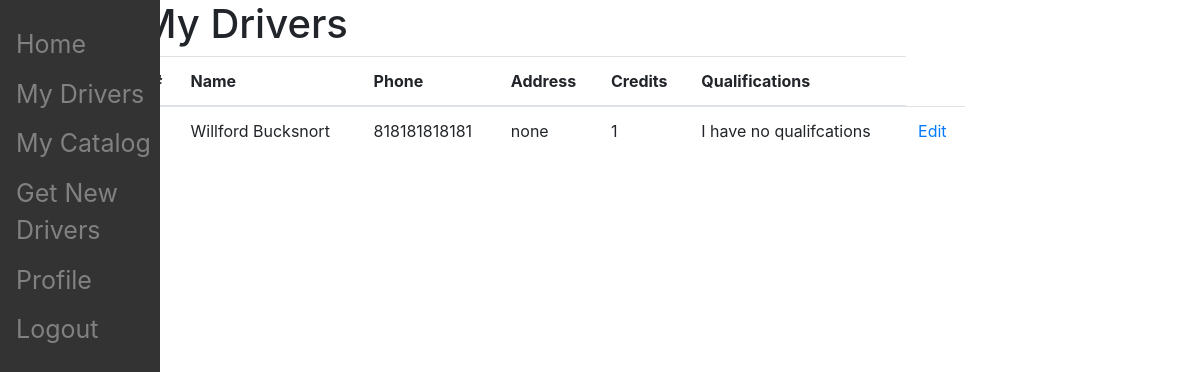
The page /sponsors/my_drivers (signed in) on the database as committed earlier.
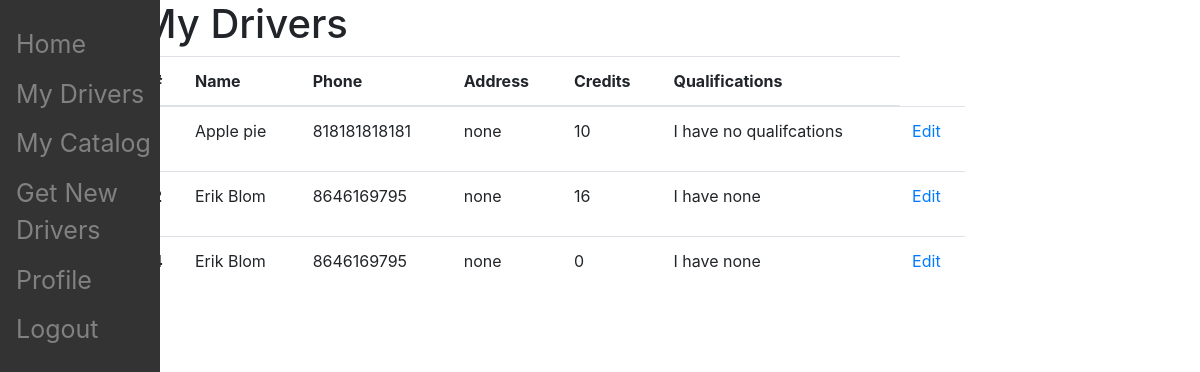
The same page on the database as committed later.
### driver_app/models.py (models this page shows)
class Driver(models.Model):
  user = models.OneToOneField(CustomUser,on_delete=models.CASCADE)
  sponsor = models.ForeignKey(Sponsor, on_delete=models.CASCADE, default=None, null=True, blank=True)
  is_admin = models.BooleanField(default=False)
  phone = models.CharField(max_length=12)
  qualifications = models.CharField(max_length=500, blank=True)
  name = models.CharField(max_length=25)
  address = models.CharField(max_length=50)
  credits = models.IntegerField(default=0)
  time_with_sponsor = models.IntegerField(default=0)

### sponsor_app/views.py (the view)
# urls.py: path('my_drivers',views.my_drivers_view, name='my drivers'),
@login_required(login_url='/sponsors/login')
def my_drivers_view(request):
  sponsor_user = Sponsor.objects.get(user=request.user)
  my_drivers = Driver.objects.filter(sponsor=sponsor_user)
  return render(request = request, template_name = 'sponsor_app/my_drivers.html', context={"my_drivers":my_drivers})

### sponsor_app/templates/sponsor_app/my_drivers.html
{% extends 'sponsor_app/base.html' %}
{% block content %}
<H1>My Drivers</H1>
<table class="table">
  <thead>
    <tr>
      <th scope="col">#</th>
      <th scope="col">Name</th>
      <th scope="col">Phone</th>
      <th scope="col">Address</th>
      <th scope="col">Credits</th>
      <th scope="col">Qualifications</th>
    </tr>
  </thead>
  <tbody>
  {% for driver in my_drivers %}
    <tr>
      <th scope="row">{{driver.id}}</th>
      <td>{{driver.name}}</td>
      <td>{{driver.phone}}</td>
      <td>{{driver.address}}</td>
      <td>{{driver.credits}}</td>
      <td>{{driver.qualifications}}</td>
      <td> <p><a href="/sponsors/edit_driver/{{driver.id}}">Edit</a></p>
      </td>
    </tr>
  {% endfor %}
  </tbody>
</table>
{% endblock %}

Rows that differ between the two databases and show on the page:
changed Driver "I have no qualifcations": name "Willford Bucksnort" → "Apple pie"; credits "1" → "10"
added Driver: name "Erik Blom", phone "8646169795", address "none", credits "16", qualifications "I have none"
added Driver: name "Erik Blom", phone "8646169795", address "none", credits "0", qualifications "I have none"
